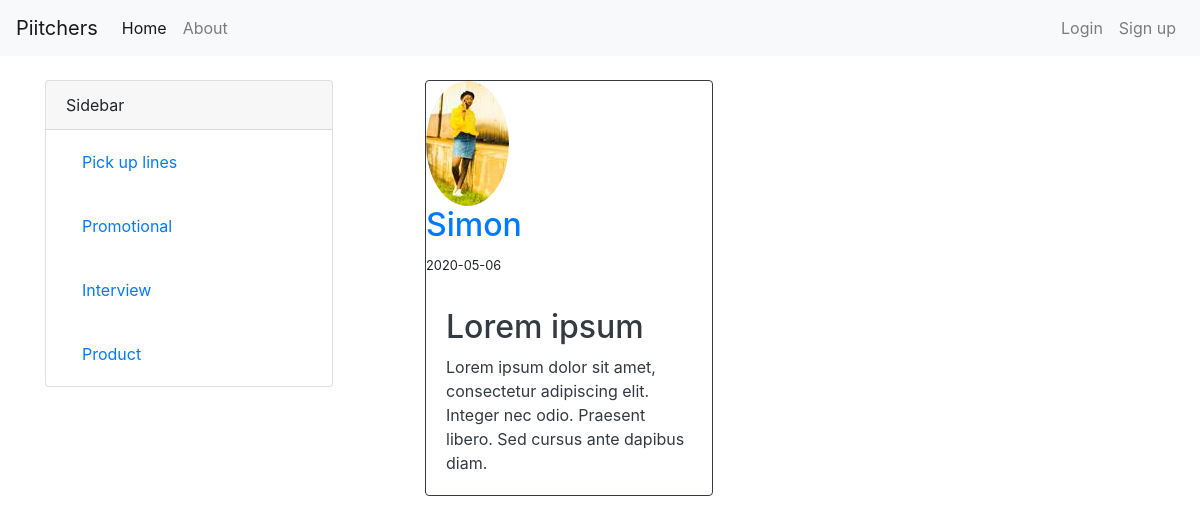
The app's page /pitch/1 with its own data.
### pitches/models.py (models this page shows, shortened)
class User(db.Model, UserMixin):
    id = db.Column(db.Integer, primary_key=True)
    username = db.Column(db.String(20), unique=True, nullable=False)
    email = db.Column(db.String(120), unique=True, nullable=False)
    image_file = db.Column(db.String(20), nullable=False, default='default.jpg')
    password = db.Column(db.String(60), nullable=False)
    pitches = db.relationship('Pitch', backref='author', lazy=True)

class Pitch(db.Model):
    id = db.Column(db.Integer, primary_key=True)
    category = db.Column(db.String(100), nullable=False)
    date_posted = db.Column(db.DateTime, nullable=False, default=datetime.utcnow)
    content = db.Column(db.Text, nullable=False)
    user_id = db.Column(db.Integer, db.ForeignKey('user.id'), nullable=False)

### pitches/pitch/routes.py (the view)
@pitchess.route("/pitch/<int:pitch_id>")
def pitch(pitch_id):
    pitch = Pitch.query.get_or_404(pitch_id)
    return render_template('pitch.html', category=pitch.category, pitch=pitch)

### pitches/templates/pitch.html (shortened to what this page needs)
{% extends 'layout.html' %}
{% block content %}
    <div class="card border-dark mb-3" style="max-width: 18rem;">
        <div class="card-title">
          <img class="rounded-circle article-img" src="{{ url_for('static', filename='profile_pics/' + pitch.author.image_file) }}">
          <h2><a class="mr-2" href="{{ url_for('users.user_pitches', username=pitch.author.username) }}">{{ pitch.author.username }}</a></h2>
          <small>{{ pitch.date_posted.strftime('%Y-%m-%d') }}</small>
        </div>
        <div class="card-body text-dark">
          <h2>{{ pitch.category }}</h2>
          <p class="card-text">{{ pitch.content }}</p>
        </div>
    </div>
{% endblock content %}

### records on screen
User: image_file (picture), author.username "Simon"
Pitch: date_posted "2020-05-06", category "Lorem ipsum", content "Lorem ipsum dolor sit amet, consectetur adipiscing elit. Integer nec odio. Praesent libero. Sed cursus ante dapibus diam."
